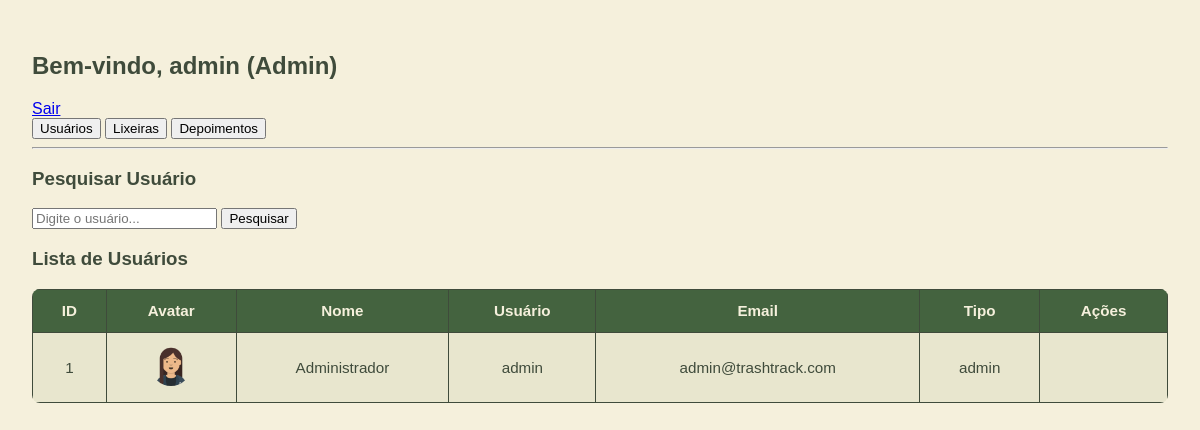
The page /php/admin.php (signed in) on the database its author committed.
### tables this page shows
CREATE TABLE IF NOT EXISTS usuarios (
    id INT AUTO_INCREMENT PRIMARY KEY,
    nome VARCHAR(100) NOT NULL,
    usuario VARCHAR(50) UNIQUE NOT NULL,
    email VARCHAR(100) UNIQUE NOT NULL,
    senha VARCHAR(255) NOT NULL,
    tipo ENUM('admin','user') DEFAULT 'user',
    avatar VARCHAR(255) DEFAULT 'avatar1.png'
);

### php/admin.php (the view, shortened to what this page needs)
<?php
include("db.php");
$pesquisa = "";
if (isset($_GET['pesquisa'])) {
    $pesquisa = $conn->real_escape_string($_GET['pesquisa']);
    $usuarios = $conn->query("SELECT * FROM usuarios WHERE usuario LIKE '%$pesquisa%'");
} else {
    $usuarios = $conn->query("SELECT * FROM usuarios");
}
?>
<!DOCTYPE html>
<html lang="pt-BR">
<head>
  <link rel="stylesheet" href="../css/admin.css">
</head>
<body>
  <h2>Bem-vindo, <?php echo htmlspecialchars($_SESSION['usuario']); ?> (Admin)</h2>
  <a href="logout.php">Sair</a>
  <div class="menu-admin">
    <button onclick="mostrarSecao('usuarios')">Usuários</button>
    <button onclick="mostrarSecao('lixeiras')">Lixeiras</button>
    <button onclick="mostrarSecao('depoimentos')">Depoimentos</button>
  </div>
  <hr>
  <div id="usuarios" class="secao-admin">
    <h3>Pesquisar Usuário</h3>
    <form method="get" action="admin.php">
      <input type="text" name="pesquisa" value="<?php echo $pesquisa; ?>" placeholder="Digite o usuário...">
      <button type="submit">Pesquisar</button>
    </form>
    <h3>Lista de Usuários</h3>
    <table>
      <tr>
        <th>ID</th><th>Avatar</th><th>Nome</th><th>Usuário</th><th>Email</th><th>Tipo</th><th>Ações</th>
      </tr>
      <?php while($row = $usuarios->fetch_assoc()){ ?>
      <tr>
        <td><?php echo $row['id']; ?></td>
        <td>
          <img src="avatares/<?php echo htmlspecialchars($row['avatar'] ?? 'avatar1.png'); ?>"
               style="width:40px; height:40px; border-radius:50%; object-fit:cover;">
        </td>
        <td><?php echo htmlspecialchars($row['nome']); ?></td>
        <td><?php echo htmlspecialchars($row['usuario']); ?></td>
        <td><?php echo htmlspecialchars($row['email']); ?></td>
        <td><?php echo htmlspecialchars($row['tipo']); ?></td>
        <td>
        </td>
      </tr>
      <?php } ?>
    </table>
  </div>
</body>
</html>

### css/admin.css (style rules this page uses)
body { margin: 0; font-family: 'Montserrat', sans-serif; background-color: #F5F0DC; padding: 2rem; color: #3F4B3B; }
table { width: 100%; border-collapse: collapse; margin-top: 1rem; background: #F5F0DC; border-radius: 8px; overflow: hidden; }
table th, table td { border: 1px solid #3F4B3B; padding: 0.8rem; text-align: center; font-size: 0.95rem; }
table th { background-color: #44633F; color: #F5F0DC; }
table tr:nth-child(even) { background-color: #E8E6CE; }

### rows shown on the page
usuarios: id "1", avatar (picture), nome "Administrador", usuario "admin", email "admin@trashtrack.com", tipo "admin"

### other values the page prints
$_SESSION['usuario'] "admin"
